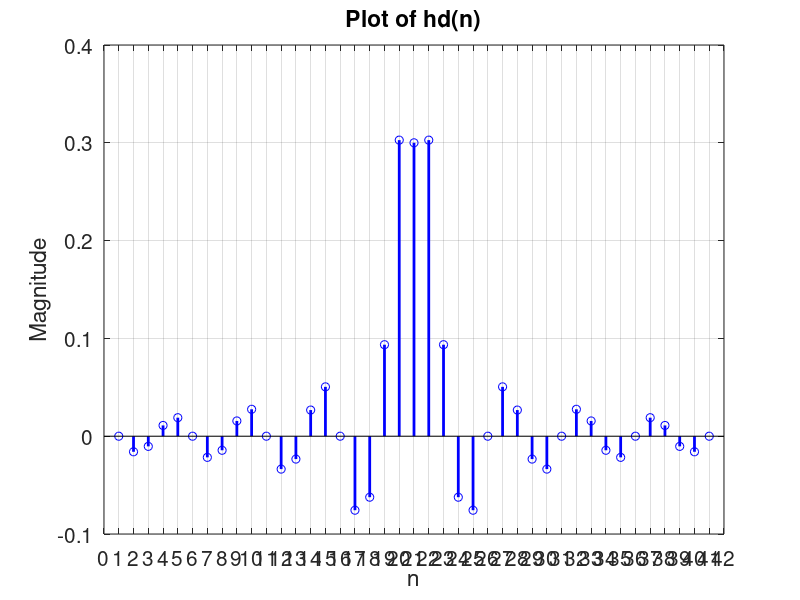
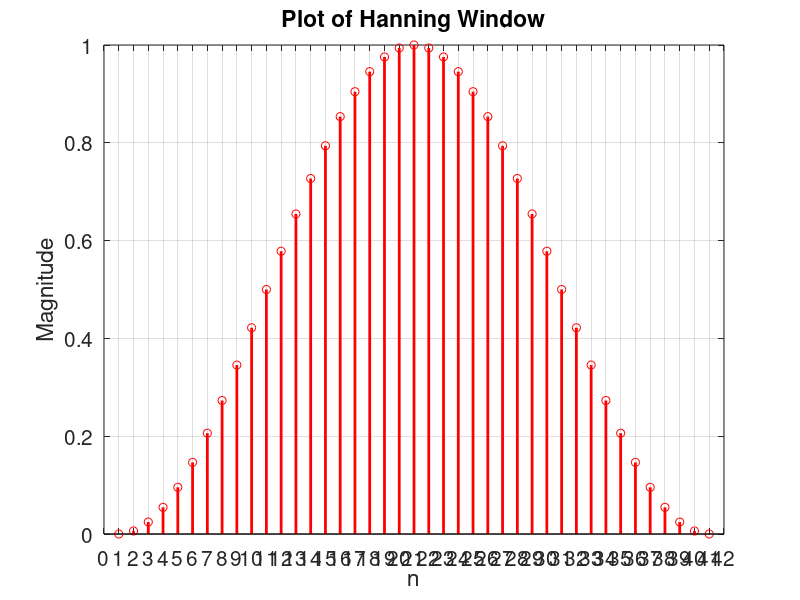
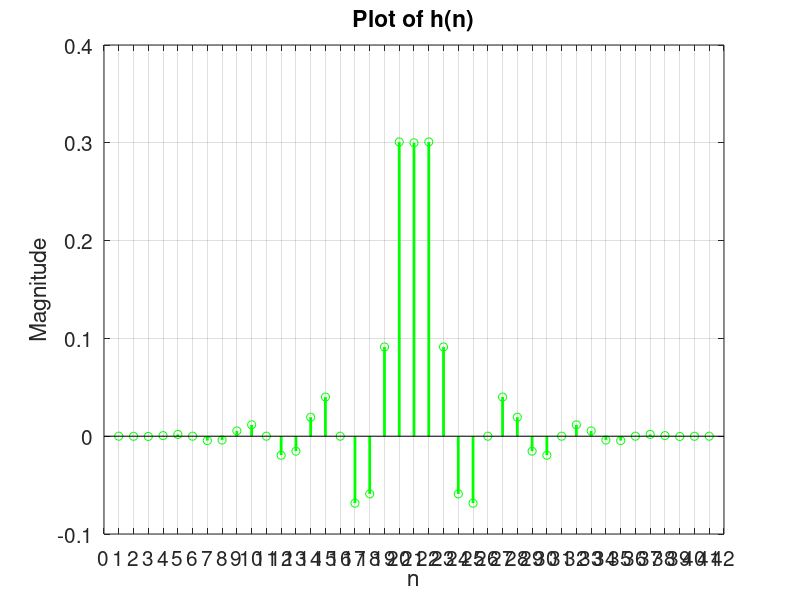
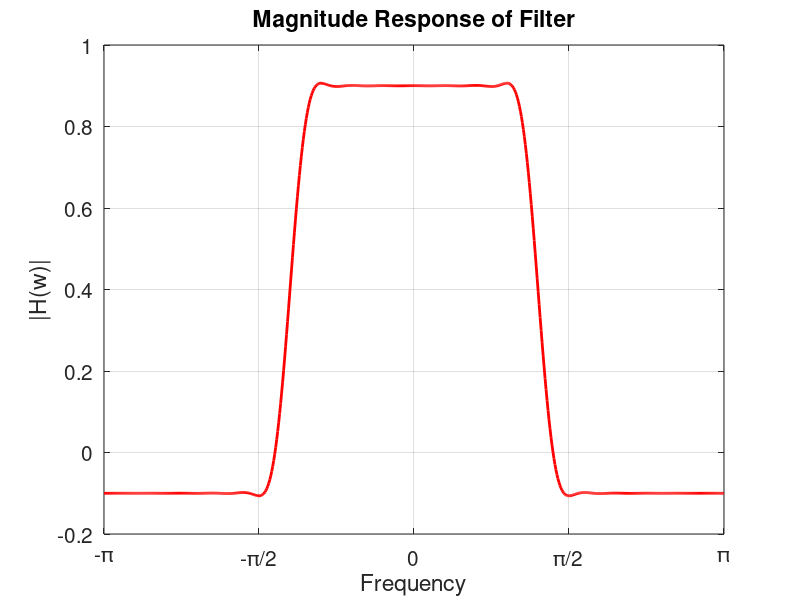

Recreate these plots in MATLAB, in order.
% Design of FIR Filter Sampling technique/Windowing Method
clc;
clear;
close all;
% High pass filter design using a Hamming Window
Tau = 20 ;
M = 2*Tau + 1;
n = 0:1:Tau;
hd = zeros(1,Tau+1);
WH = zeros(1,Tau+1);

% Calculating hd(n)
for i=1:length(n)
   if n(i)-Tau==0
      hd(i) = 0.3;
   else
      hd(i) = (sin(0.4*pi*(n(i)-Tau)))/(pi*(n(i)-Tau));
end
end

% Plotting hd
hd_ = [hd,flip(hd(1:Tau))];
stem(hd_,'b','LineWidth',2);
ax = gca();
title('Plot of hd(n)','FontSize',15);
xlabel('n','FontSize',15);
ylabel('Magnitude','FontSize',15);
set(ax,'xlim',[0 length(hd_)+1],'xtick',0:1:length(hd_)+1,'fontsize',15);
grid on;
figure();

% Calculating hamming window coefficients
for i=0:length(hd)-1
    WH(i+1) = 0.5 - 0.5*cos(2*pi*i/(M-1));
end

WH_ = [WH,flip(WH(1:Tau))];
stem(WH_,'r','LineWidth',2);
ax = gca();
title('Plot of Hanning Window','FontSize',15);
xlabel('n','FontSize',15);
ylabel('Magnitude','FontSize',15);
set(ax,'xlim',[0 length(WH_)+1],'xtick',0:1:length(WH_)+1,'fontsize',15);
grid on;
figure();

h = hd.*WH;
h_ = [h,flip(h(1:Tau))];
% Plotting h(n)
stem(h_,'g','LineWidth',2);
ax = gca();
title('Plot of h(n)','FontSize',15);
xlabel('n','FontSize',15);
ylabel('Magnitude','FontSize',15);
set(ax,'xlim',[0 length(h_)+1],'xtick',0:1:length(h_)+1,'fontsize',15);
grid on;
figure();

w = -pi:0.01:pi;
H = zeros(1,length(w));
phase_H = zeros(1,length(w));
for i=1:length(w)
    for j=1:length(h)
       if j==Tau+1
          H(i) = H(i) + h(j);
       else
          H(i) = H(i)+h(j)*cos(w(i)*(Tau-j+1))*2;
    end
    end

    if H(i)>0
       phase_H(i) = -Tau*w(i);
    else
       phase_H(i) = pi - Tau*w(i);
end
end

% Plotting the frequency response
plot(w,H,'r','linewidth',2);
grid on;
ax = gca();
title('Magnitude Response of Filter','FontSize',15);
xlabel('Frequency','FontSize',15);
ylabel('|H(w)|','FontSize',15);
set(ax,'xlim',[-pi pi],'xtick',-pi:pi/2:pi,'fontsize',15);
set(ax,'XTickLabel',{'-\pi','-\pi/2','0','\pi/2','\pi'});
figure();

% Plotting the phase response
plot(w,phase_H,'r','linewidth',2);
grid on;
ax = gca();
title('Phase Response of Filter','FontSize',15);
xlabel('Frequency','FontSize',15);
ylabel('\angleH(w)','FontSize',15);
set(ax,'xlim',[-pi pi],'xtick',-pi:pi/2:pi,'fontsize',15);
set(ax,'XTickLabel',{'-\pi','-\pi/2','0','\pi/2','\pi'});